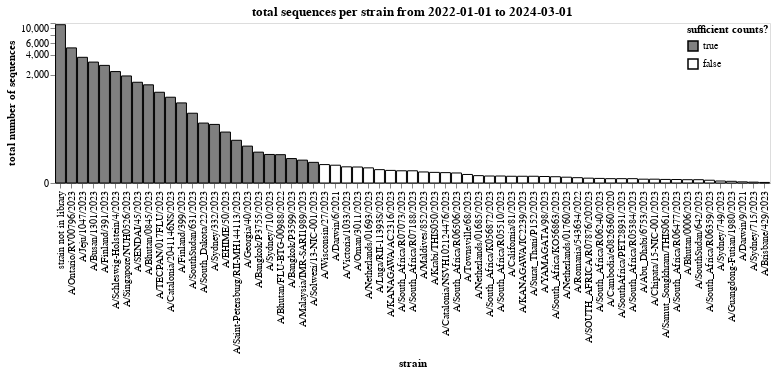

The notebook cell this image was saved under:
### Markdown cell above
Get total counts for each variant:

### Code cell
total_counts = (
    all_counts_by_date
    .groupby("variant", as_index=False)
    .aggregate(total_sequences=pd.NamedAgg("sequences", "sum"))
    .assign(sufficient_counts=lambda x: x["total_sequences"] >= min_counts)
)

total_counts_chart = (
    alt.Chart(total_counts)
    .encode(
        alt.X(
            "variant",
            sort=alt.SortField("total_sequences", order="descending"),
            title="strain",
        ),
        alt.Y(
            "total_sequences",
            scale=alt.Scale(type="symlog", constant=50),
            title="total number of sequences",
            axis=alt.Axis(grid=False),
        ),
        alt.Fill(
            "sufficient_counts",
            scale=alt.Scale(range=["gray", "white"], domain=[True, False]),
            title="sufficient counts?",
            legend=alt.Legend(orient="top-right", offset=1)
        ),
        tooltip=total_counts.columns.tolist(),
    )
    .mark_bar(stroke="black")
    .properties(
        height=160,
        width=alt.Step(11),
        title=f"total sequences per strain from {date_start} to {date_end}",
    )
)

total_counts_chart

### Figure 1 — Vega-Lite specification as saved in the notebook (floating-point values rounded to 4 significant figures)
{"config": {"view": {"continuousWidth": 300, "continuousHeight": 300}}, "data": {"name": "data-5bf9ad6a05be79594b9c87e18919246a"}, "mark": {"type": "bar", "stroke": "black"}, "encoding": {"fill": {"field": "sufficient_counts", "legend": {"offset": 1, "orient": "top-right"}, "scale": {"domain": [true, false], "range": ["gray", "white"]}, "title": "sufficient counts?", "type": "nominal"}, "tooltip": [{"field": "variant", "type": "nominal"}, {"field": "total_sequences", "type": "quantitative"}, {"field": "sufficient_counts", "type": "nominal"}], "x": {"field": "variant", "sort": {"field": "total_sequences", "order": "descending"}, "title": "strain", "type": "nominal"}, "y": {"axis": {"grid": false}, "field": "total_sequences", "scale": {"constant": 50, "type": "symlog"}, "title": "total number of sequences", "type": "quantitative"}}, "height": 160, "title": "total sequences per strain from 2022-01-01 to 2024-03-01", "width": {"step": 11}, "$schema": "https://vega.github.io/schema/vega-lite/v5.20.1.json", "datasets": {"data-5bf9ad6a05be79594b9c87e18919246a": [{"variant": "A/Abu_Dhabi/6753/2023", "total_sequences": 7.0, "sufficient_counts": false}, {"variant": "A/Bangkok/P3599/2023", "total_sequences": 65.5, "sufficient_counts": true}, {"variant": "A/Bangkok/P3755/2023", "total_sequences": 94.0, "sufficient_counts": true}, {"variant": "A/Bhutan/0006/2023", "total_sequences": 6.0, "sufficient_counts": false}, {"variant": "A/Bhutan/0845/2023", "total_sequences": 1396.0, "sufficient_counts": true}, {"variant": "A/Bhutan/FLU-BTG-00988/2022", "total_sequences": 82.0, "sufficient_counts": true}, {"variant": "A/Brisbane/429/2023", "total_sequences": 1.0, "sufficient_counts": false}, {"variant": "A/Busan/1301/2023", "total_sequences": 3105.0, "sufficient_counts": true}, {"variant": "A/California/81/2023", "total_sequences": 13.0, "sufficient_counts": false}, {"variant": "A/Cambodia/e0826360/2020", "total_sequences": 8.0, "sufficient_counts": false}, {"variant": "A/Catalonia/2041146NS/2023", "total_sequences": 896.0, "sufficient_counts": true}, {"variant": "A/Catalonia/NSVH102124476/2023", "total_sequences": 21.33, "sufficient_counts": false}, {"variant": "A/Chipata/15-NIC-001/2023", "total_sequences": 7.0, "sufficient_counts": false}, {"variant": "A/Darwin/6/2021", "total_sequences": 42.0, "sufficient_counts": false}, {"variant": "A/Darwin/9/2021", "total_sequences": 2.0, "sufficient_counts": false}, {"variant": "A/EHIME/50/2023", "total_sequences": 236.5, "sufficient_counts": true}, {"variant": "A/Finland/391/2023", "total_sequences": 2769.0, "sufficient_counts": true}, {"variant": "A/Finland/399/2023", "total_sequences": 728.5, "sufficient_counts": true}, {"variant": "A/Georgia/40/2023", "total_sequences": 127.0, "sufficient_counts": true}, {"variant": "A/Guangdong-Futian/1980/2023", "total_sequences": 3.0, "sufficient_counts": false}, {"variant": "A/Jeju/1047/2023", "total_sequences": 3669.0, "sufficient_counts": true}, {"variant": "A/KANAGAWA/AC2316/2023", "total_sequences": 27.0, "sufficient_counts": false}, {"variant": "A/KANAGAWA/IC2239/2023", "total_sequences": 13.0, "sufficient_counts": false}, {"variant": "A/Krabi/THIS050/2023", "total_sequences": 22.0, "sufficient_counts": false}, {"variant": "A/Luga/RII-11393S/2023", "total_sequences": 29.0, "sufficient_counts": false}, {"variant": "A/Malaysia/IMR-SARI1989/2023", "total_sequences": 59.5, "sufficient_counts": true}, {"variant": "A/Maldives/852/2023", "total_sequences": 23.0, "sufficient_counts": false}, {"variant": "A/Netherlands/01685/2023", "total_sequences": 14.33, "sufficient_counts": false}, {"variant": "A/Netherlands/01693/2023", "total_sequences": 34.0, "sufficient_counts": false}, {"variant": "A/Netherlands/01760/2023", "total_sequences": 11.0, "sufficient_counts": false}, {"variant": "A/Oman/3011/2023", "total_sequences": 36.5, "sufficient_counts": false}, {"variant": "A/Ontario/RV00796/2023", "total_sequences": 5085.0, "sufficient_counts": true}, {"variant": "A/Romania/543634/2022", "total_sequences": 10.0, "sufficient_counts": false}, {"variant": "A/SENDAI/45/2023", "total_sequences": 1531.0, "sufficient_counts": true}, {"variant": "A/SOUTH_AFRICA/R07876/202023", "total_sequences": 9.0, "sufficient_counts": false}, {"variant": "A/Saint-Petersburg/RII-MH144113/2023", "total_sequences": 166.2, "sufficient_counts": true}, {"variant": "A/Samut_Songkhram/THIS061/2023", "total_sequences": 6.5, "sufficient_counts": false}, {"variant": "A/Schleswig-Holstein/4/2023", "total_sequences": 2230.0, "sufficient_counts": true}, {"variant": "A/Singapore/NUH0526/2023", "total_sequences": 1912.0, "sufficient_counts": true}, {"variant": "A/Solwezi/13-NIC-001/2023", "total_sequences": 51.5, "sufficient_counts": true}, {"variant": "A/SouthAfrica/PET28931/2023", "total_sequences": 8.0, "sufficient_counts": false}, {"variant": "A/SouthSudan/631/2023", "total_sequences": 496.7, "sufficient_counts": true}, {"variant": "A/SouthSudan/642/2023", "total_sequences": 6.0, "sufficient_counts": false}, {"variant": "A/South_Africa/K056872/2023", "total_sequences": 13.5, "sufficient_counts": false}, {"variant": "A/South_Africa/KO56863/2023", "total_sequences": 12.0, "sufficient_counts": false}, {"variant": "A/South_Africa/R05384/2023", "total_sequences": 8.0, "sufficient_counts": false}, {"variant": "A/South_Africa/R05510/2023", "total_sequences": 13.5, "sufficient_counts": false}, {"variant": "A/South_Africa/R06240/2023", "total_sequences": 8.5, "sufficient_counts": false}, {"variant": "A/South_Africa/R06359/2023", "total_sequences": 5.0, "sufficient_counts": false}, {"variant": "A/South_Africa/R06477/2023", "total_sequences": 6.333, "sufficient_counts": false}, {"variant": "A/South_Africa/R06506/2023", "total_sequences": 20.5, "sufficient_counts": false}, {"variant": "A/South_Africa/R07073/2023", "total_sequences": 26.0, "sufficient_counts": false}, {"variant": "A/South_Africa/R07188/2023", "total_sequences": 26.0, "sufficient_counts": false}, {"variant": "A/South_Dakota/22/2023", "total_sequences": 340.0, "sufficient_counts": true}, {"variant": "A/Surat_Thani/P152/2023", "total_sequences": 13.0, "sufficient_counts": false}, {"variant": "A/Sydney/332/2023", "total_sequences": 322.5, "sufficient_counts": true}, {"variant": "A/Sydney/710/2023", "total_sequences": 83.0, "sufficient_counts": true}, {"variant": "A/Sydney/715/2023", "total_sequences": 1.5, "sufficient_counts": false}, {"variant": "A/Sydney/749/2023", "total_sequences": 3.5, "sufficient_counts": false}, {"variant": "A/TECPAN/017FLU/2023", "total_sequences": 1072.0, "sufficient_counts": true}, {"variant": "A/Townsville/68/2023", "total_sequences": 17.0, "sufficient_counts": false}, {"variant": "A/Victoria/1033/2023", "total_sequences": 37.0, "sufficient_counts": false}, {"variant": "A/Wisconsin/27/2023", "total_sequences": 44.0, "sufficient_counts": false}, {"variant": "A/YAMAGATA/98/2023", "total_sequences": 12.5, "sufficient_counts": false}, {"variant": "strain not in library", "total_sequences": 11320.0, "sufficient_counts": true}]}}
